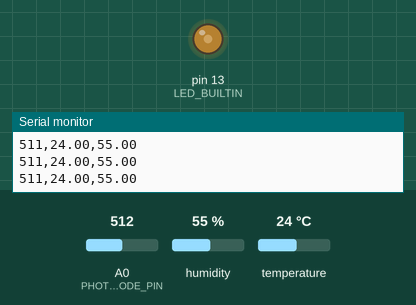
Simulated run of this program. Board: Arduino Uno, built with avr-gcc and run on an emulated ATmega328P. Parts: output pins drawn as LEDs (lit = HIGH), the last lines printed to the serial monitor. Inputs (shaded band) come from the test bench; at power-on: A0 (PHOTODIODE_PIN) = 512, humidity 55 %, temperature 24 °C.

Above: at 0.46 s.
1.3 s: A0 (PHOTODIODE_PIN) set to 1023
At 4.16 s:
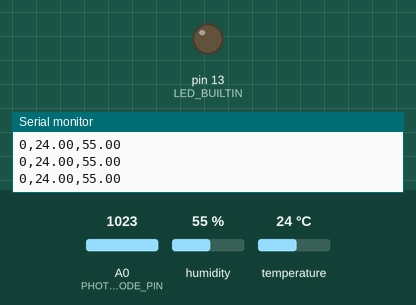
5.6 s: A0 (PHOTODIODE_PIN) set to 0
11.6 s: A0 (PHOTODIODE_PIN) set to 22
15.1 s: A0 (PHOTODIODE_PIN) set to 26
Timing chart, 0 to 19.6 s (numbered marks = the images above; inputs shaded):
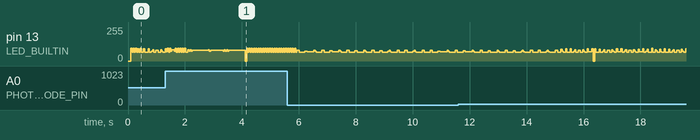

The program:

main.cpp
```cpp
#include <Arduino.h>
#include <DHT.h>

// Pin definitions
const int PHOTODIODE_PIN = A0; // Analog pin connected to the photodiode
const int DHT_PIN = 2;         // Digital pin connected to the DHT sensor

// DHT sensor configuration
#define DHT_TYPE DHT11 // DHT11 (blue sensor)
DHT dht(DHT_PIN, DHT_TYPE);

// Variables for reading and sending sensor values
int photodiodeValue = 0;
float photodiodeValueCompensated = 0.0;
float temperature = 0.0;
float humidity = 0.0;
unsigned long lastSendTime = 0;
const int sendInterval = 16; // Send data every 0.016 seconds

void setup()
{
  // Initialize serial communication
  Serial.begin(9600);

  // Set the built-in LED pin as output
  pinMode(LED_BUILTIN, OUTPUT);

  // Initialize the photodiode pin as an input
  pinMode(PHOTODIODE_PIN, INPUT);

  // Initialize DHT sensor
  dht.begin();

  // Print initial message
  Serial.println("Arduino sensor system started");
}

void loop()
{
  // Read the photodiode value
  photodiodeValue = analogRead(PHOTODIODE_PIN);

  // Invert the reading for more intuitive values (higher = more light)
  photodiodeValue = 1023 - photodiodeValue;

  // Apply sqrt to the photodiode value
  photodiodeValueCompensated = sqrt(photodiodeValue);

  // Return the value to the full range of 0-1023
  photodiodeValueCompensated = map(photodiodeValueCompensated, 0, 23, 0, 1023);

  // Check if it's time to send the values
  unsigned long currentTime = millis();

  if (currentTime - lastSendTime >= sendInterval)
  {
    // Read temperature and humidity from DHT sensor
    humidity = dht.readHumidity();
    temperature = dht.readTemperature();

    // Check if readings are valid
    if (!isnan(humidity) && !isnan(temperature))
    {
      // Send all sensor values to serial port in CSV format: photodiode,temperature,humidity
      Serial.print(photodiodeValue);
      Serial.print(",");
      Serial.print(temperature);
      Serial.print(",");
      Serial.println(humidity);

      // Blink LED to indicate data was sent
      digitalWrite(LED_BUILTIN, HIGH);
      delay(5);
      digitalWrite(LED_BUILTIN, LOW);
    }

    // Update last send time
    lastSendTime = currentTime;
  }
}
```
